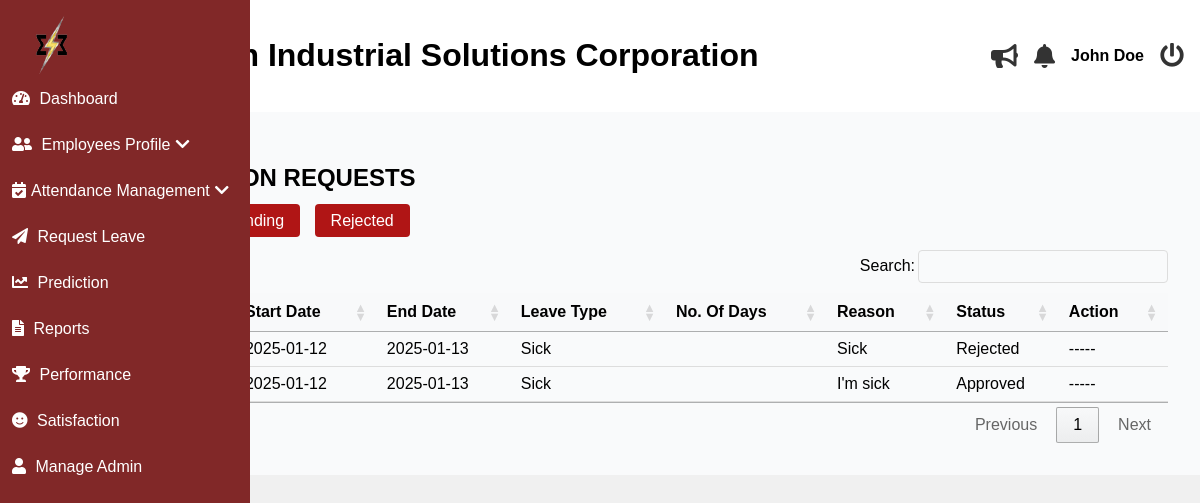
/admin/leave.php (signed in), run on an earlier commit of the app's database.
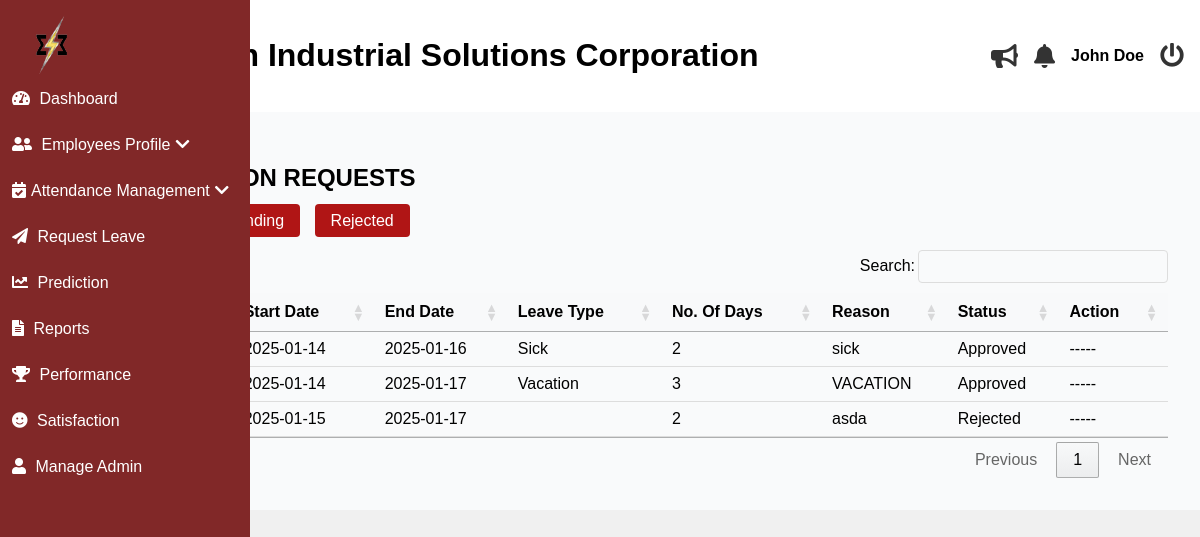
And on a later commit of the database.
### tables this page shows
CREATE TABLE `leave_applications` (
  `leave_id` int(11) NOT NULL,
  `employee_id` int(11) NOT NULL,
  `leave_type` enum('Sick','Vacation','Emergency','Other') NOT NULL,
  `start_date` date NOT NULL,
  `end_date` date NOT NULL,
  `number_of_days` varchar(32) NOT NULL,
  `reason` text DEFAULT NULL,
  `status` enum('Pending','Approved','Rejected') DEFAULT 'Pending'
);

### admin/leave.php (the view, shortened to what this page needs)
<?php
include('header.php');
$conn = mysqli_connect('localhost', 'root', '', 'esetech');
$status_filter = isset($_GET['status']) ? $_GET['status'] : 'all';
$sql = "
    SELECT
        leave_applications.*,
        CONCAT(employees.first_name, ' ', employees.last_name) AS employee_name
    FROM leave_applications
    JOIN employees
    ON leave_applications.employee_id = employees.employee_id";
$result = mysqli_query($conn, $sql);
?>
<?php include('includes/sideBar.php'); ?>
<link rel="stylesheet" href="https://cdn.datatables.net/1.13.5/css/jquery.dataTables.min.css" />
<main class="main-content">
    <section id="dashboard">
        <h2>LEAVE APPLICATION REQUESTS</h2>
        <div class="filter-buttons">
            <a href="?status=all" class="<?php echo $status_filter == 'all' ? 'active' : ''; ?>">All</a>
            <a href="?status=Approved" class="<?php echo $status_filter == 'Approved' ? 'active' : ''; ?>">Accepted</a>
            <a href="?status=Pending" class="<?php echo $status_filter == 'Pending' ? 'active' : ''; ?>">Pending</a>
            <a href="?status=Rejected" class="<?php echo $status_filter == 'Rejected' ? 'active' : ''; ?>">Rejected</a>
        </div>
        <table id="myTable" class="styled-table">
    <thead>
        <tr>
            <th>Employee Name</th>
            <th>Start Date</th>
            <th>End Date</th>
            <th>Leave Type</th>
            <th>No. Of Days</th>
            <th>Reason</th>
            <th>Status</th>
            <th>Action</th>
        </tr>
    </thead>
    <tbody>
        <?php while ($row = mysqli_fetch_assoc($result)) { ?>
            <tr>
                <td><?php echo htmlspecialchars($row['employee_name']); ?></td>
                <td><?php echo htmlspecialchars($row['start_date']); ?></td>
                <td><?php echo htmlspecialchars($row['end_date']); ?></td>
                <td><?php echo htmlspecialchars($row['leave_type']); ?></td>
                <td><?php echo htmlspecialchars($row['number_of_days']); ?></td>
                <td><?php echo htmlspecialchars($row['reason']); ?></td>
                <td><?php echo htmlspecialchars($row['status']); ?></td>
                <td>
                    <?php
                        if ($row['status'] == 'Pending') {
                            echo '<form action="./process_leave" method="POST">
                                    <input type="hidden" name="leave_id" value="' . $row['leave_id'] . '">
                                    <input type="hidden" name="employee_id" value="' . $row['employee_id'] . '">
                                    <input type="hidden" name="leave_type" value="' . $row['leave_type'] . '">
                                    <input type="hidden" name="number_of_days" value="' . $row['number_of_days'] . '">
                                    <button type="submit" name="action" value="approve">
                                        Approve
                                    </button>
                                    <button type="submit" name="action" value="reject">
                                        Reject
                                    </button>
                                </form>';
                        } else {
                            echo '-----';
                        }
                    ?>
                </td>
            </tr>
        <?php } ?>
    </tbody>
</table>
    </section>
</main>
<?php
include('footer.php');
?>

### admin/header.php (shortened to what this page needs)
<!DOCTYPE html>
<html lang="en">
<head>
    <link rel="stylesheet" href="css/styles.css">
    <link rel="stylesheet" href="https://cdnjs.cloudflare.com/ajax/libs/font-awesome/5.15.4/css/all.min.css">
</head>
<body>
<header>
    <div class="logo">
        <h1>ESE-Tech Industrial Solutions Corporation</h1>
    </div>
    <div class="header-right">
        <i class="fas fa-bullhorn"></i>
        <i class="fas fa-bell"></i>
        <div class="profile">
            <strong>
                <?php echo isset($_SESSION['fullname']) ? htmlspecialchars($_SESSION['fullname']) : 'Guest'; ?>
            </strong>
        </div>
        <a href="./logout" class="logout-button">
            <i class="fas fa-power-off"></i>
        </a>
    </div>
</header>
<div class="container">

### admin/includes/sideBar.php (shortened to what this page needs)
<nav class="sidebar">
    <div class="sidebar-content">
        <div class="logo">
            <img src="images/logo1.png" alt="ESE-Tech Logo">
        </div>
        <ul>
            <li><a href="./dashboard"><i class="fas fa-tachometer-alt"></i> Dashboard</a></li>
            <li class="dropdown">
                <a href="javascript:void(0);" class="dropdown-toggle">
                    <i class="fas fa-user-friends"></i> Employees Profile<i class="fas fa-chevron-down toggle-icon"></i>
                </a>
            </li>
            <li class="dropdown">
                <a href="javascript:void(0);" class="dropdown-toggle">
                    <i class="fas fa-calendar-check"></i>Attendance Management<i class="fas fa-chevron-down toggle-icon"></i>
                </a>
            </li>
            <li><a href="./leave"><i class="fas fa-paper-plane"></i> Request Leave</a></li>
            <li><a href="./predict"><i class="fas fa-chart-line"></i> Prediction</a></li>
            <li><a href="./reports"><i class="fas fa-file-alt"></i> Reports</a></li>
            <li><a href="./performance-evaluation"><i class="fas fa-trophy"></i> Performance</a></li>
            <li><a href="./satisfaction"><i class="fas fa-smile"></i> Satisfaction</a></li>
            <li><a href="./user_profile"><i class="fas fa-user"></i> Manage Admin</a></li>
        </ul>
    </div>
</nav>

### admin/footer.php
</div>
</body>
</html>

### admin/css/styles.css (style rules this page uses)
* { text-decoration: none; }
body { font-family: Arial, sans-serif; margin: 0; padding: 0; background-color: #f0f0f0; }
header { background-color: #fff; padding: 1rem; display: flex; justify-content: space-between; align-items: center; box-shadow: 0 2px 5px rgba(0, 0, 0, 0.1); }
.main-content { flex-grow: 1; padding: 2rem; background-color: #f9fafb; }
table { width: 100%; border-collapse: collapse; margin-top: 15px; }
table th, table td { padding: 12px; border-bottom: 1px solid #ddd; text-align: left; }
table th { background-color: #f8f9fa; font-weight: bold; }
.header-right { display: flex; align-items: center; gap: 1rem; }
.header-right i { font-size: 1.5rem; color: #333; cursor: pointer; }
.header-right .profile { display: flex; align-items: center; cursor: pointer; }
.logo { display: flex; align-items: center; }
.logo img { width: 80px; margin-right: 1rem; }
.container { display: flex; }
.sidebar { position: fixed; top: 0; left: 0; height: 100%; width: 250px; background-color: #812828; color: #fff; overflow-x: hidden; transform: translateX(-250px); transition: transform 0.3s ease-in-out; z-index: 1000; }
.sidebar-content { padding: 12px; }
.sidebar ul { list-style: none; color: #fff; text-decoration: none; margin: 0; padding: 0; }
.sidebar ul li a { text-decoration: none; color: white; padding: 14px 0; display: block; transition: background-color 0.3s ease; }
.sidebar ul li i { margin-right: 5px; }
.sidebar ul li .fa-chevron-down { margin-right: 0; margin-left: 5px; }

### admin/leave.php (style rules this page uses)
.filter-buttons { margin-bottom: 20px; }
.filter-buttons a { padding: 8px 16px; text-decoration: none; color: white; background-color: #b01515; border-radius: 4px; margin-right: 10px; }
.filter-buttons a.active { background-color: #de0d0d; }
.sidebar ul .dropdown { position: relative; }
.sidebar ul .dropdown .dropdown-toggle { cursor: pointer; }

What changed in the data, as far as the page shows it:
removed leave_applications: start_date "2025-01-12", end_date "2025-01-13", leave_type "Sick", reason "I'm sick", status "Approved"
removed leave_applications: start_date "2025-01-12", end_date "2025-01-13", leave_type "Sick", reason "Sick", status "Rejected"
added leave_applications: start_date "2025-01-14", end_date "2025-01-16", leave_type "Sick", number_of_days "2", reason "sick", status "Approved"
added leave_applications: start_date "2025-01-14", end_date "2025-01-17", leave_type "Vacation", number_of_days "3", reason "VACATION", status "Approved"
added leave_applications: start_date "2025-01-15", end_date "2025-01-17", number_of_days "2", reason "asda", status "Rejected"
